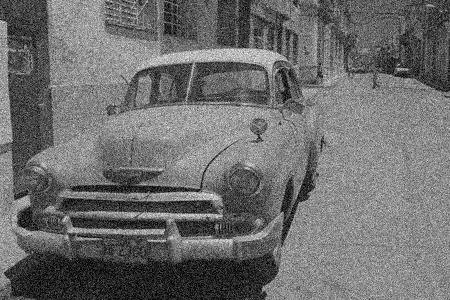
#> input picture img/noise.png, 450 x 300 px, found by its file name
$ python 03-otsu.py
#> lines starting #> are read from the running program, lines starting #| are printed output that depends on the picture; after the words box and inside, x2 and y2 are one past the last pixel; in counts of white or black regions, pixels touching at a corner belong together
import cv2
from matplotlib import pyplot as plt

img = cv2.imread('img/noise.png',0)
#> img is the input picture: shape (300, 450); min 0, max 255, mean 109.4


# global thresholding
_,thr1 = cv2.threshold(img,127,255, cv2.THRESH_BINARY)
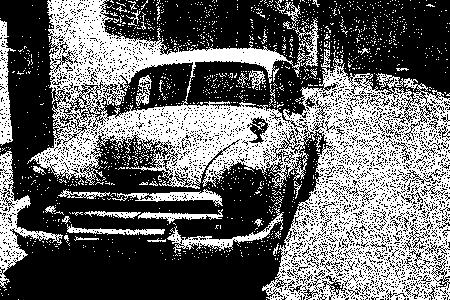
#> thr1: shape (300, 450); 41% white; 1410 white regions (1373 under 20 px), largest, box (x1, y1, x2, y2) and area: (27, 0, 450, 300) 45386, (0, 151, 63, 288) 1940, (0, 20, 16, 146) 977

#Otsu thresholding
_,thr2 = cv2.threshold(img,0,255,cv2.THRESH_BINARY + cv2.THRESH_OTSU)
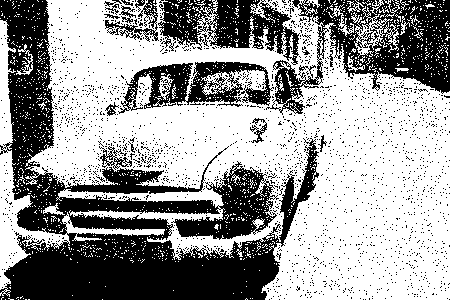
#> thr2: shape (300, 450); 59.9% white; 2224 black regions (2205 under 20 px), largest, box (x1, y1, x2, y2) and area: (0, 0, 319, 300) 32249, (266, 0, 450, 115) 8750, (158, 0, 300, 65) 4556

#Otsu despues de aplicar un filtro Gausssian
blur = cv2.GaussianBlur(img,(5,5),0)
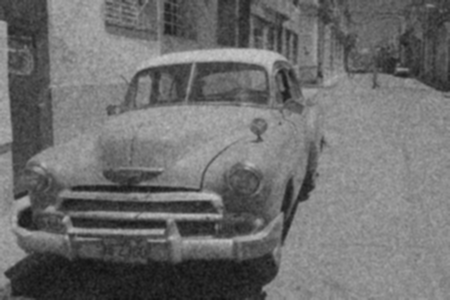
#> blur: shape (300, 450); min 16, max 201, mean 109.4
_,thr3 = cv2.threshold(blur,0,255,cv2.THRESH_BINARY + cv2.THRESH_OTSU)
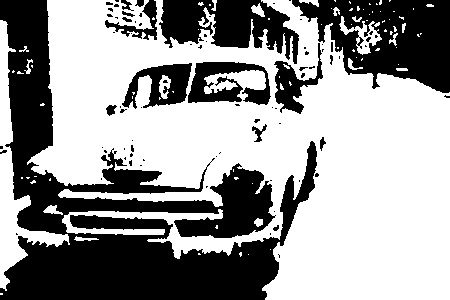
#> thr3: shape (300, 450); 59.8% white; 81 black regions (64 under 20 px), largest, box (x1, y1, x2, y2) and area: (0, 0, 317, 300) 34136, (292, 0, 450, 93) 8817, (159, 0, 299, 64) 5017


#mostrar todas las imagenes con matplotlib
images = [img,0,thr1,
          img,0,thr2,
          blur,0,thr3
          ]

titles = ['Original','Histograma','Threshold global',
          'Original','Histograma','Threshold Otsu',
          'Original + Blur','Histograma','Threshold Otsu',
          ]
for i in range(3):
    plt.subplot(3,3,i*3+1), plt.imshow(images[i*3],'gray'),
    plt.title(titles[i*3]), plt.xticks([]), plt.yticks([])

    plt.subplot(3,3,i*3+2), plt.hist(images[i*3].ravel(),256),
    plt.title(titles[i*3+1]), plt.xticks([]), plt.yticks([])

    plt.subplot(3,3,i*3+3), plt.imshow(images[i*3+2],'gray'),
    plt.title(titles[i*3+2]), plt.xticks([]), plt.yticks([])

plt.show()
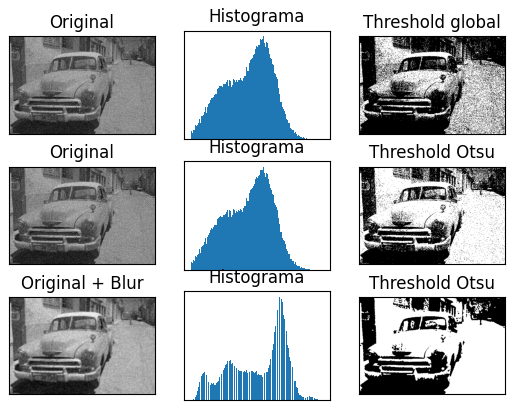
#> figure drawn by matplotlib, 9 panels
""" cv2.imshow('original',img)
cv2.imshow('thr global',thr1)
cv2.imshow('thr Otsu',thr2)
cv2.imshow('thr Otsu blur',thr3)

cv2.waitKey(0) """
